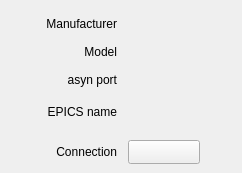
    <widget class="QWidget" name="tab_4">
     <attribute name="title">
      <string>Setup</string>
     </attribute>
     <widget class="QELabel" name="qelabel_25">
      <property name="geometry">
       <rect>
        <x>128</x>
        <y>16</y>
        <width>65</width>
        <height>16</height>
       </rect>
      </property>
      <property name="variable" stdset="0">
       <string>$(P):cam1:Manufacturer_RBV</string>
      </property>
      <property name="variableSubstitutions" stdset="0">
       <string>P=CPS1</string>
      </property>
      <property name="displayAlarmState">
       <bool>false</bool>
      </property>
     </widget>
     <widget class="QELabel" name="qelabel_26">
      <property name="geometry">
       <rect>
        <x>128</x>
        <y>44</y>
        <width>105</width>
        <height>16</height>
       </rect>
      </property>
      <property name="variable" stdset="0">
       <string>$(P):cam1:Model_RBV</string>
      </property>
      <property name="variableSubstitutions" stdset="0">
       <string>P=CPS1</string>
      </property>
      <property name="displayAlarmState">
       <bool>false</bool>
      </property>
     </widget>
     <widget class="QELabel" name="qelabel_27">
      <property name="geometry">
       <rect>
        <x>128</x>
        <y>72</y>
        <width>105</width>
        <height>16</height>
       </rect>
      </property>
      <property name="variable" stdset="0">
       <string>$(P):cam1:PortName_RBV</string>
      </property>
      <property name="variableSubstitutions" stdset="0">
       <string>P=CPS1</string>
      </property>
      <property name="displayAlarmState">
       <bool>false</bool>
      </property>
     </widget>
     <widget class="QLabel" name="label_23">
      <property name="geometry">
       <rect>
        <x>24</x>
        <y>16</y>
        <width>93</width>
        <height>16</height>
       </rect>
      </property>
      <property name="text">
       <string>Manufacturer</string>
      </property>
      <property name="alignment">
       <set>Qt::AlignRight|Qt::AlignTrailing|Qt::AlignVCenter</set>
      </property>
     </widget>
     <widget class="QLabel" name="label_24">
      <property name="geometry">
       <rect>
        <x>24</x>
        <y>44</y>
        <width>93</width>
        <height>16</height>
       </rect>
      </property>
      <property name="text">
       <string>Model</string>
      </property>
      <property name="alignment">
       <set>Qt::AlignRight|Qt::AlignTrailing|Qt::AlignVCenter</set>
      </property>
     </widget>
     <widget class="QLabel" name="label_25">
      <property name="geometry">
       <rect>
        <x>24</x>
        <y>72</y>
        <width>93</width>
        <height>16</height>
       </rect>
      </property>
      <property name="text">
       <string>asyn port</string>
      </property>
      <property name="alignment">
       <set>Qt::AlignRight|Qt::AlignTrailing|Qt::AlignVCenter</set>
      </property>
     </widget>
     <widget class="QLabel" name="label_26">
      <property name="geometry">
       <rect>
        <x>24</x>
        <y>144</y>
        <width>93</width>
        <height>16</height>
       </rect>
      </property>
      <property name="text">
       <string>Connection</string>
      </property>
      <property name="alignment">
       <set>Qt::AlignRight|Qt::AlignTrailing|Qt::AlignVCenter</set>
      </property>
     </widget>
     <widget class="QLabel" name="label_27">
      <property name="geometry">
       <rect>
        <x>24</x>
        <y>104</y>
        <width>93</width>
        <height>16</height>
       </rect>
      </property>
      <property name="text">
       <string>EPICS name</string>
      </property>
      <property name="alignment">
       <set>Qt::AlignRight|Qt::AlignTrailing|Qt::AlignVCenter</set>
      </property>
     </widget>
     <widget class="QELabel" name="qelabel_48">
      <property name="geometry">
       <rect>
        <x>128</x>
        <y>104</y>
        <width>93</width>
        <height>16</height>
       </rect>
      </property>
      <property name="styleSheet">
       <string notr="true"/>
      </property>
      <property name="variable" stdset="0">
       <string>$(P):cam1:BI:EPICS:NAME.DESC</string>
      </property>
      <property name="variableSubstitutions" stdset="0">
       <string>P=CPS1</string>
      </property>
      <property name="displayAlarmState">
       <bool>false</bool>
      </property>
     </widget>
     <widget class="CAButton" name="cabutton_4">
      <property name="geometry">
       <rect>
        <x>128</x>
        <y>140</y>
        <width>72</width>
        <height>24</height>
       </rect>
      </property>
      <property name="checkable">
       <bool>true</bool>
      </property>
      <property name="writeOnClick" stdset="0">
       <bool>true</bool>
      </property>
      <property name="onText">
       <string>Connect</string>
      </property>
      <property name="offText">
       <string>Disconnect</string>
      </property>
      <property name="onLabel">
       <string>On</string>
      </property>
      <property name="offLabel">
       <string>Off</string>
      </property>
      <property name="variable" stdset="0">
       <string>$(P):cam1:AsynIO.CNCT</string>
      </property>
      <property name="variableSubstitutions" stdset="0">
       <string>P=CPS1</string>
      </property>
      <property name="subscribe">
       <bool>true</bool>
      </property>
      <property name="AlarmEnable" stdset="0">
       <bool>false</bool>
      </property>
      <property name="literalLabel">
       <bool>true</bool>
      </property>
     </widget>
    </widget>
